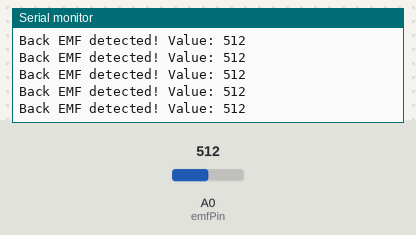
This sketch was run on a simulated Arduino Uno, built with avr-gcc and run on an emulated ATmega328P. On the bench: the last lines printed to the serial monitor. The test bench sets the inputs (shaded band); at power-on: A0 (emfPin) = 512.

Above: at 1.2 s.
1.3 s: A0 (emfPin) set to 716
At 1.31 s:
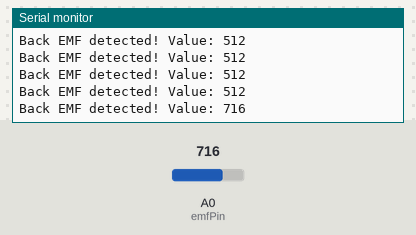
2.8 s: A0 (emfPin) set to 900
At 2.82 s:
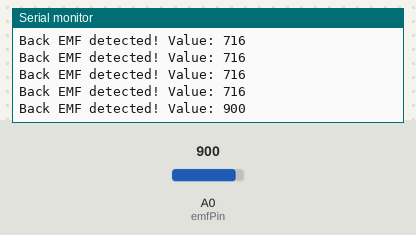
Timing chart, 0 to 5.8 s (numbered marks = the images above; inputs shaded):
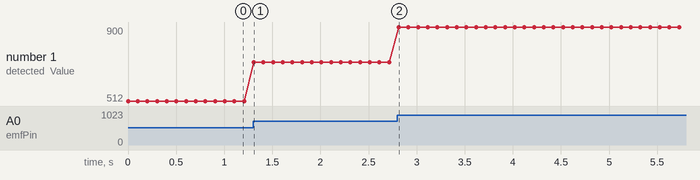

Measured:
- after the input at 1.3 s, the serial monitor: prints a new line at once (image 1)
- after the input at 2.8 s, the serial monitor: prints a new line at once (image 2)
- plotted number 1: 512 → 716 after the input at 1.3 s, 716 → 900 after the input at 2.8 s

The sketch:

inductors.ino
```cpp
const int emfPin = A0;

void setup() {
  Serial.begin(9600);
}

void loop() {
  int emfValue = analogRead(emfPin);

  if (emfValue > 20) {
    Serial.print("Back EMF detected! Value: ");
    Serial.println(emfValue);
  }

  delay(100);
}
```
